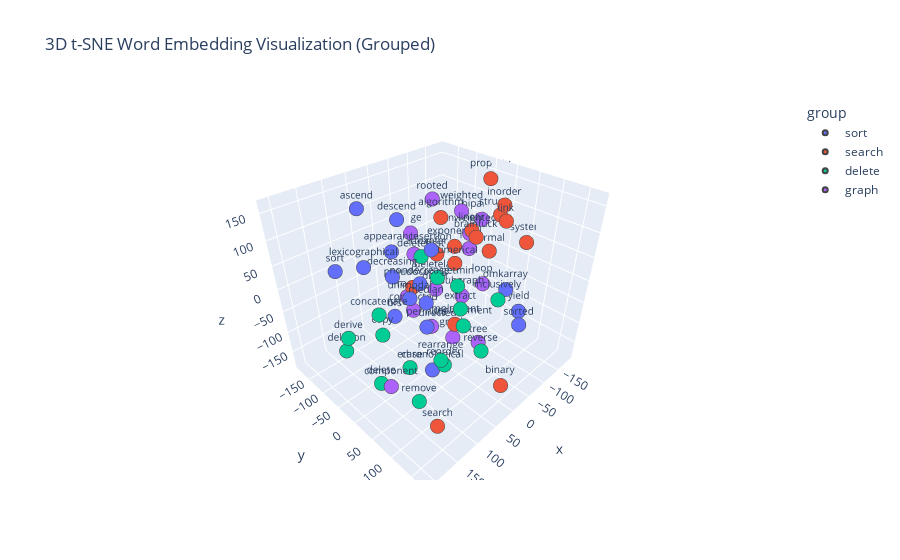

Notebook cell for this chart:
### Markdown cell above
Plotting the most similar words for a given group of words using Word2Vec model with the previous function.

### Code cell
centers=["sort", "search", "delete", "graph", "c++"]
plot_word_embedding_grouped(w2v_model, centers)

### Figure 1 — Plotly figure (JSON) as saved in the notebook; plotly's stock layout.template omitted (floating-point values rounded to 4 significant figures)
{"data": [{"hovertemplate": "group=sort<br>x=%{x}<br>y=%{y}<br>z=%{z}<br>word=%{text}<extra></extra>", "legendgroup": "sort", "marker": {"color": "#636efa", "line": {"width": 2}, "size": 5, "symbol": "circle"}, "mode": "markers+text", "name": "sort", "scene": "scene", "showlegend": true, "text": ["sorted", "lexicographical", "ascend", "descend", "omkarray", "unimodal", "yield", "permute", "chronological", "decreasing", "insertion", "median", "bfs", "appearance", "nondecrease", "sort"], "textfont": {"size": 10}, "type": "scatter3d", "x": [-1.229, 132.0, 100.9, 41.7, -35.05, 78.4, -49.05, 92.5, 41.25, 52.13, 17.12, 141.7, 75.92, 57.27, 31.32, 148.6], "y": [170.4, -51.5, -99.27, -69.74, 115.2, -1.141, 136.5, 55.08, 15.28, -78.2, -10.64, 106.0, -48.33, -70.05, -25.98, -113.8], "z": [3.683, 72.81, 151.1, 120.9, 28.86, 8.391, -13.61, -13.59, -177.4, 4.356, 75.75, 89.21, -58.42, 63.62, 4.307, 44.11]}, {"hovertemplate": "group=search<br>x=%{x}<br>y=%{y}<br>z=%{z}<br>word=%{text}<extra></extra>", "legendgroup": "search", "marker": {"color": "#EF553B", "line": {"width": 2}, "size": 5, "symbol": "circle"}, "mode": "markers+text", "name": "search", "scene": "scene", "showlegend": true, "text": ["inorder", "structure", "implement", "brainfuck", "linear", "binary", "algorithm", "system", "link", "exponential", "numerical", "refer", "pseudocode", "formal", "property", "search"], "textfont": {"size": 10}, "type": "scatter3d", "x": [-132.0, -174.1, -3.469, -38.47, -78.68, 22.65, 42.01, -174.6, -53.37, -66.21, -27.59, -69.41, 2.586, -103.8, -187.5, 169.2], "y": [27.05, -11.16, 30.37, 41.79, -2.155, 165.4, 36.08, 55.71, 89.8, -32.52, 4.358, -83.0, -78.67, 21.72, -51.86, 156.2], "z": [122.9, 75.89, -77.92, 99.05, 80.73, -121.9, 162.0, 40.38, 141.1, 40.05, 35.29, 0.2332, -43.78, 36.38, 135.0, -108.6]}, {"hovertemplate": "group=delete<br>x=%{x}<br>y=%{y}<br>z=%{z}<br>word=%{text}<extra></extra>", "legendgroup": "delete", "marker": {"color": "#00cc96", "line": {"width": 2}, "size": 5, "symbol": "circle"}, "mode": "markers+text", "name": "delete", "scene": "scene", "showlegend": true, "text": ["erase", "extract", "remove", "deletion", "reverse", "deletefirst", "derive", "getmin", "reorder", "replacement", "deletelast", "concatenate", "copy", "inclusively", "rearrange", "delete"], "textfont": {"size": 10}, "type": "scatter3d", "x": [115.2, 68.33, 128.3, 197.4, 78.39, -7.141, 208.4, 34.58, 80.53, 38.11, -18.79, 157.3, 150.3, 64.9, 109.5, 164.1], "y": [34.18, 105.9, 70.41, -31.86, 159.8, -62.89, -1.488, 68.24, 84.75, 87.35, -31.18, 14.08, 9.733, 172.4, 104.5, 12.38], "z": [-105.8, 38.66, -154.4, -55.28, -7.83, 29.53, -1.289, 47.27, -88.16, -24.12, -8.383, 25.18, -23.56, 89.36, -43.85, -125.2]}, {"hovertemplate": "group=graph<br>x=%{x}<br>y=%{y}<br>z=%{z}<br>word=%{text}<extra></extra>", "legendgroup": "graph", "marker": {"color": "#ab63fa", "line": {"width": 2}, "size": 5, "symbol": "circle"}, "mode": "markers+text", "name": "graph", "scene": "scene", "showlegend": true, "text": ["undirected", "connected", "edge", "rooted", "component", "tree", "subgraph", "root", "unweighted", "vertex", "loop", "leaf", "bipartite", "weighted", "direct", "graph"], "textfont": {"size": 10}, "type": "scatter3d", "x": [-30.95, -14.68, -90.71, -84.32, 204.1, -71.13, -85.78, -49.97, -131.6, -89.27, -149.0, -155.4, -185.7, -135.0, -81.7, -62.44], "y": [-60.43, -98.29, -185.2, -110.6, 92.73, 36.37, -25.52, -158.0, -52.27, -174.4, -23.78, -71.46, -66.18, -78.95, -98.89, -26.98], "z": [-152.6, -121.2, 1.469, 106.3, -41.7, -162.3, -83.01, -134.8, 35.44, -46.47, -82.23, -17.27, 43.05, 74.83, -100.6, -182.9]}], "layout": {"legend": {"title": {"text": "group"}, "tracegroupgap": 0}, "scene": {"domain": {"x": [0, 1], "y": [0, 1]}, "xaxis": {"title": {"text": "x"}}, "yaxis": {"title": {"text": "y"}}, "zaxis": {"title": {"text": "z"}}}, "title": {"text": "3D t-SNE Word Embedding Visualization (Grouped)"}}}
